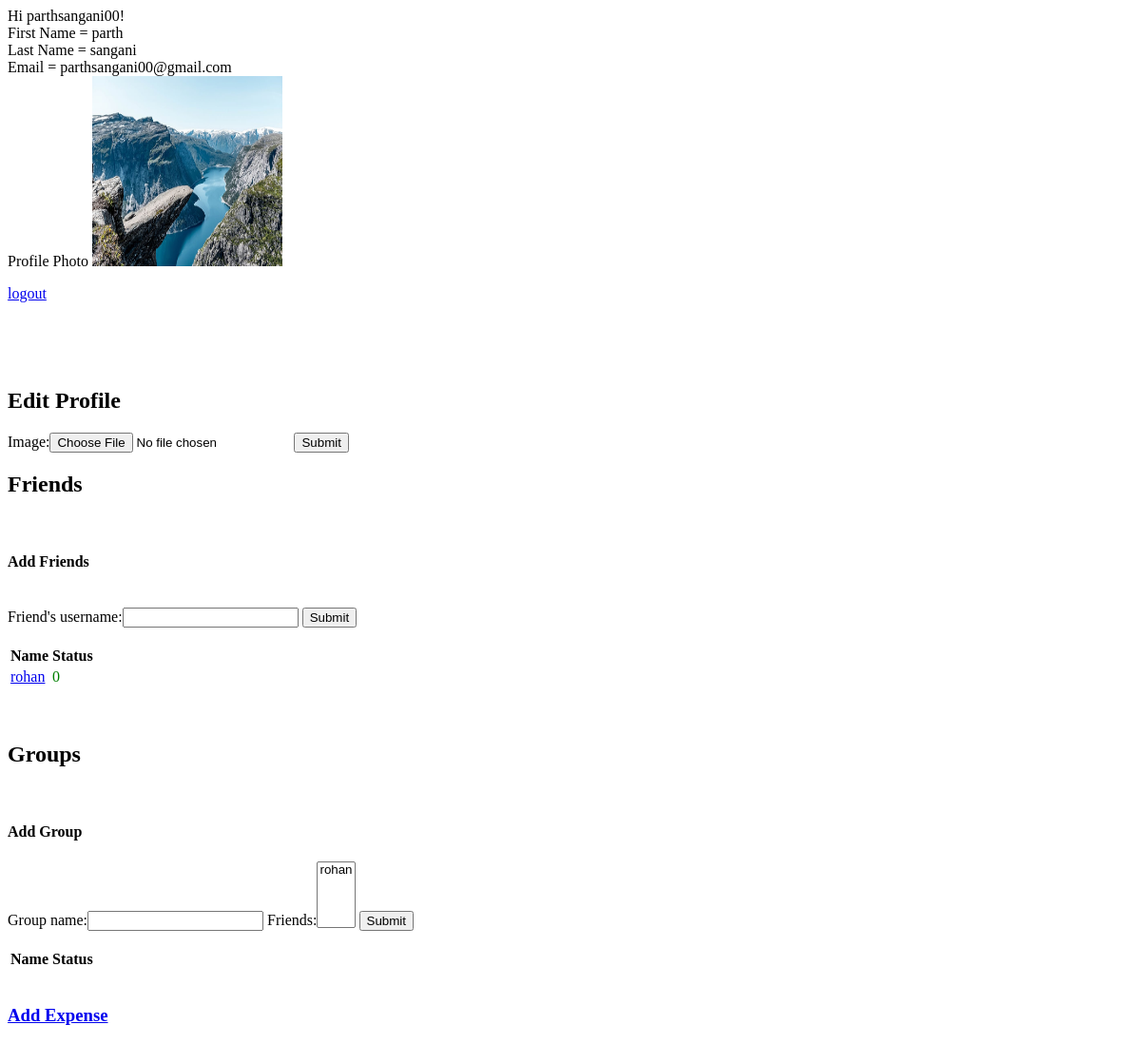
Page /splitwise/success/ (signed in) on the earlier database version.
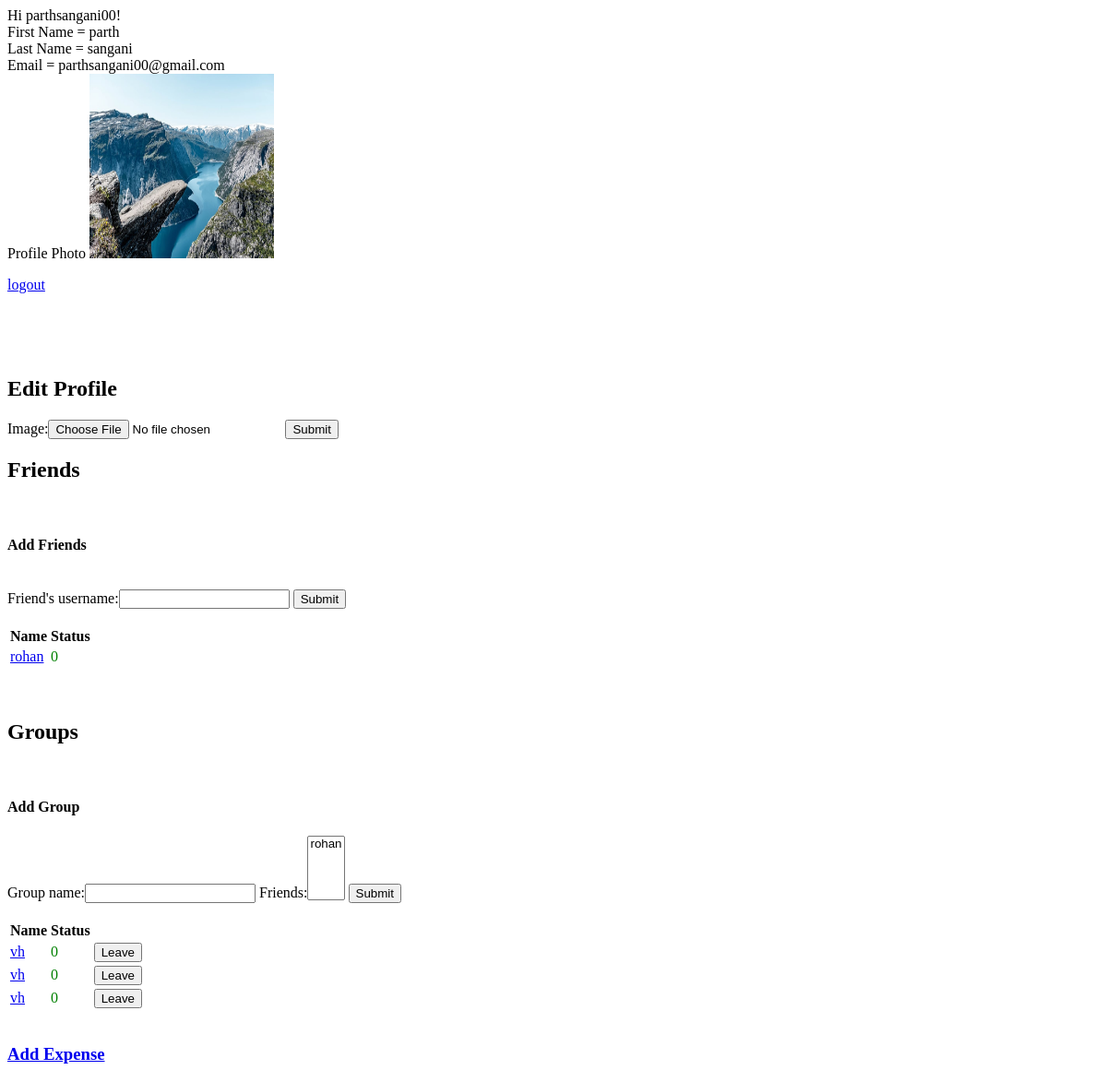
Same page on the later database version.
### splitwise/models.py (models this page shows, shortened)
class Profile(models.Model):
	user = models.OneToOneField(User, on_delete=models.CASCADE)
	bio = models.TextField(max_length=500, blank=True)
	image = models.ImageField(upload_to='profile_image', blank=True, default="default_face.png")

class Friend(models.Model):
	person1 = models.ForeignKey(settings.AUTH_USER_MODEL, on_delete = models.CASCADE, related_name='person1')
	person2 = models.ForeignKey(settings.AUTH_USER_MODEL, on_delete = models.CASCADE, related_name='person2')
	money_owed = models.IntegerField(default = 0)

class Membership(models.Model):
	friend = models.ForeignKey(settings.AUTH_USER_MODEL, on_delete = models.CASCADE)
	group = models.ForeignKey(Group, on_delete = models.CASCADE)
	money_owed = models.IntegerField(default=0)

class Group(models.Model):
	group_name = models.CharField(max_length=30)
	no_transactions = models.IntegerField(default=0)
	members = models.ManyToManyField(settings.AUTH_USER_MODEL, through='Membership')
	def __str__(self):
		return self.group_name

### splitwise/views.py (the view)
# urls.py: path('success/', views.success, name = 'success'),
def success(request):
	me = User.objects.get(username=request.user.get_username())
	usr = request.user.get_username()
	RANGE_SHORT = 's'
	RANGE_MID = 'm'
	RANGE_LONG = 'l'
	RANGE_CHOICES = (
		(RANGE_SHORT, 'Short '),
		(RANGE_MID, 'Mid rbjkiange'),
		(RANGE_LONG, 'Long range')
	)
	friend_form = FriendForm()
	xyz=Friend.objects.filter(person1=me)
	final_choices=()
	for e in xyz:
		thistuple = (str(e.person2), str(e.person2))
		final_choices = final_choices + (thistuple,)
	group_form = GroupForm(final_choices)
	if request.method == 'POST':
		if 'friend' in request.POST:
			friend_form = FriendForm(request.POST)
			if friend_form.is_valid():
				friend_id = friend_form.cleaned_data['your_name']
				if User.objects.filter(username=friend_id).exists():
					friend = User.objects.get(username=friend_id)
					if friend == me:
						print('F')
					elif Friend.objects.filter(person1=me,person2=friend).exists() or Friend.objects.filter(person1=friend,person2=me).exists():
						print("f")
					else:
						f = Friend(person1=me,person2=friend)
						f1 = Friend(person1=friend,person2=me)
						print('hi')
						f.save()
						f1.save()
				return HttpResponseRedirect("/splitwise/success/")
		if 'group' in request.POST:
			group_form = GroupForm(final_choices, request.POST)
			if group_form.is_valid():
				name = group_form.cleaned_data['group_name']
				people = group_form.cleaned_data['friends']
				g = Group(group_name=name)
				g.save()
				m = Membership(friend = me, group =g)
				m.save()
				for p in people:
					member = User.objects.get(username=p)
					m = Membership(friend = member, group = g)
					m.save()
				return HttpResponseRedirect("/splitwise/success/")
	else:
		friend_form=FriendForm()
		group_form=GroupForm(final_choices)
	friends = Friend.objects.filter(person1=me)
	groups = Membership.objects.filter(friend=me)
	print(groups)
	edit_profile_form = ProfileUpdateForm()
	if request.method == 'POST':
		if 'edit_profile' in request.POST:
			print(request.user.profile.bio)
			edit_profile_form = ProfileUpdateForm(request.POST, request.FILES, instance=request.user.profile)
			if edit_profile_form.is_valid():
				edit_profile_form.save()
	else:
		edit_profile_form=ProfileUpdateForm()
	context = {
		'friend_form' : friend_form,
		'group_form' : group_form,
		'friends' : friends,
		'groups' : groups,
		'edit_profile_form' : edit_profile_form
	}
	template = loader.get_template('home.html')
	return HttpResponse(template.render(context, request))

### splitwise/forms.py
class FriendForm(forms.Form):
	your_name = forms.CharField(label="Friend's username", max_length=100)

class GroupForm(forms.Form):
    group_name = forms.CharField(label='Group name', max_length=100)
    RANGE_SHORT = 's'
    RANGE_MID = 'm'
    RANGE_LONG = 'l'
    RANGE_CHOICES = (
        (RANGE_SHORT, 'Sho'),
        (RANGE_MID, 'Mid range'),
        (RANGE_LONG, 'Long range')
    )
    friends = forms.MultipleChoiceField(choices=[])
    def __init__(self, user, *args, **kwargs):
        super(GroupForm, self).__init__(*args, **kwargs)
        self.fields['friends'] = forms.MultipleChoiceField(
            choices=user
        )

### templates/home.html (shortened to what this page needs)
{% extends 'base.html' %}
{% block content %}
{% if user.is_authenticated %}
  Hi {{ user.username }}!
  <br>
  First Name = {{ user.first_name }}
  <br>
  Last Name = {{ user.last_name }}
  <br>
  Email = {{ user.email }}
  <br>
  Profile Photo
  {% if user.profile.image %}
    <img src="{{ user.profile.image.url }}" width="200" height="200">
  {% else %}
    <img src="default_face.png" width="200" height="200">
  {% endif %}
  <p><a href="{% url 'logout' %}">logout</a></p>
  <br>
  <br>
  <br>
    <h2>Edit Profile</h2>
    <form action="/splitwise/success/" method="POST" enctype="multipart/form-data">
        {{ edit_profile_form }}
        <input type="submit" value="Submit" name="edit_profile">
  </form>
  <h2>Friends</h2>
  <br>
  <h4>Add Friends</h4>
  <br>
  <form action="/splitwise/success/" method="POST">
        {{ friend_form }}
        <input type="submit" value="Submit" name="friend">
  </form>
  <br>
  <table>
        <tr>
            <th>Name</th>
            <th>Status</th>
        </tr>
    {% for f in friends %}
    <tr>
        <td><a href="/splitwise/friend/{{ f.person2 }}/">{{ f.person2 }}</a></td>
        {% if f.money_owed >= 0 %}
        <td><font color="green">{{ f.money_owed }}</font></td>
        {% else %}
        <td><font color="red">{% widthratio f.money_owed 1 -1 %}</font></td>
        {% endif %}
    </tr>
    {% endfor %}
    </table>
    <br>
    <br>
    <h2>Groups</h2>
    <br>
    <h4>Add Group</h4>
    <form action="/splitwise/success/" method="POST">
        {{ group_form }}
        <input type="submit" value="Submit" name="group">
  </form>
    <br>
    <table>
      <tr>
        <th>Name</th>
            <th>Status</th>
      </tr>
    {% for g in groups %}
    <tr>
        <td><a href="/splitwise/group/{{ g.group }}/">{{ g.group }}</a></td>
        {% if g.money_owed >= 0 %}
        <td><font color = green>{{ g.money_owed }}</font></td>
        {% else %}
        <td><font color = red>{{ g.money_owed }}</font></td>
        {% endif %}
        <td><form action="/SSL/" method="POST">
        <input type="submit" value="Leave" name= "{{ g.name }}">
        </form></td>
    </tr>
    {% endfor %}
    </table>
    <br>
    <a href = "/splitwise/transaction/"><h3>Add Expense</h3></a>
{% else %}
  <p>You are not logged in</p>
  <a href="{% url 'login' %}">login</a>
  <a href="{% url 'signup' %}">signup</a>
{% endif %}
{% endblock %}

### templates/base.html (shortened to what this page needs)
<!DOCTYPE html>
<html>
<head>
</head>
<body>
  <main>
    {% block content %}
    {% endblock %}
  </main>
</body>
</html>

Differences in the rows shown:
added Membership: group "vh", money_owed "0"
added Membership: group "vh", money_owed "0"
added Membership: group "vh", money_owed "0"
